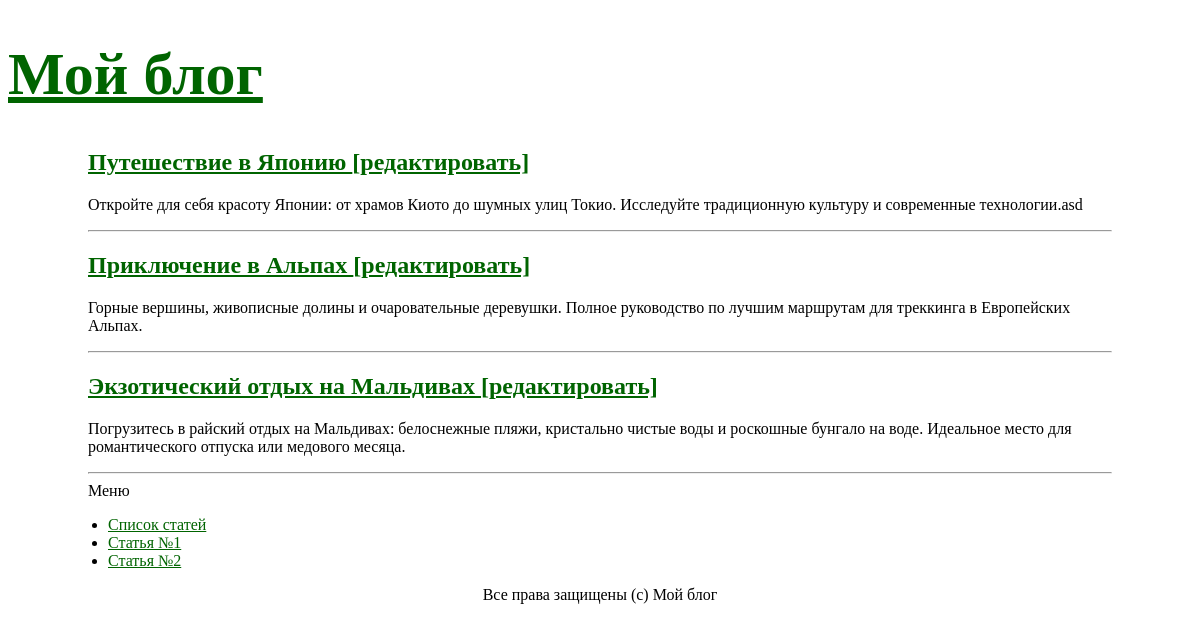
Page /lab10/index.php on the earlier database version.
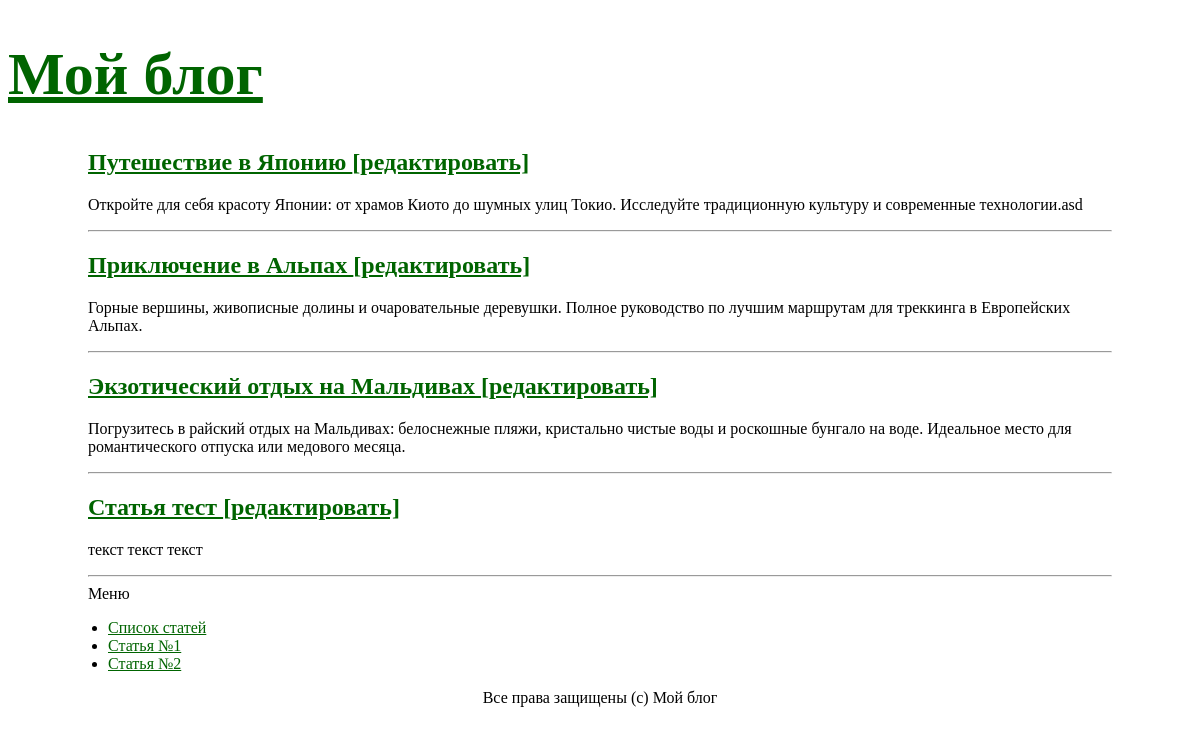
Same page on the later database version.
### tables this page shows
CREATE TABLE articles (
    id INTEGER PRIMARY KEY AUTOINCREMENT,
    author_id INTEGER NOT NULL,
    name TEXT NOT NULL,
    text TEXT NOT NULL,
    created_at TEXT NOT NULL DEFAULT CURRENT_TIMESTAMP,
    FOREIGN KEY (author_id) REFERENCES users(id)
);

### lab10/src/MyProject/Controllers/MainController.php (called while the page is built, shortened)
<?php
class MainController
{
    private $view;
    public function __construct()
    {
        $this->view = new View(__DIR__ . '/../../../templates');
    }
    public function main()
    {
        $articles = Article::findAll();
        $this->view->renderHtml('main/main.php', ['articles' => $articles]);
    }
}

### lab10/src/settings.php (called while the page is built)
<?php
return [
    'db' => [
        'driver' => 'sqlite',
        'dbname' => 'database.db',
    ],
];

### lab10/src/MyProject/Services/Db.php (called while the page is built, shortened)
<?php
class Db
{
    private $pdo;
    private static $instance;
    private function __construct()
    {
        $dbOptions = (require __DIR__ . '/../../settings.php')['db'];
        $dbPath = __DIR__ . '/../../' . $dbOptions['dbname'];
        $this->pdo = new \PDO(
            'sqlite:' . $dbPath,
            null,
            null,
            [
                \PDO::ATTR_ERRMODE => \PDO::ERRMODE_EXCEPTION,
                \PDO::ATTR_DEFAULT_FETCH_MODE => \PDO::FETCH_ASSOC,
            ]
        );
        $sqlFile = __DIR__ . '/../../../database.sql';
        if (file_exists($sqlFile)) {
            $sql = file_get_contents($sqlFile);
            $this->pdo->exec($sql);
        }
    }
    public function query(string $sql, $params = [], string $className = \stdClass::class): ?array
    {
        $sth = $this->pdo->prepare($sql);
        $result = $sth->execute($params);
        if ($className !== \stdClass::class) {
            $sth->setFetchMode(\PDO::FETCH_CLASS, $className);
        }
        return $sth->fetchAll();
    }
    public static function getInstance(): self
    {
        if (self::$instance === null) {
            self::$instance = new self();
        }
        return self::$instance;
    }
}

### lab10/src/MyProject/Models/ActiveRecordEntity.php (called while the page is built, shortened)
<?php
abstract class ActiveRecordEntity
{
    protected $id;
    public function getId(): int
    {
        return $this->id;
    }
    private function underscoreToCamelCase(string $source): string
    {
        return lcfirst(str_replace('_', '', ucwords($source, '_')));
    }
    public static function findAll(): array
    {
        $db = Db::getInstance();
        return $db->query('SELECT * FROM `' . static::getTableName() . '`;', [], static::class);
    }
}

### lab10/src/MyProject/Models/Articles/Article.php (called while the page is built, shortened)
<?php
class Article extends ActiveRecordEntity
{
    protected $name;
    protected $text;
    public function getName(): string
    {
        return $this->name;
    }
    public function getText(): string
    {
        return $this->text;
    }
    protected static function getTableName(): string
    {
        return 'articles';
    }
}

### lab10/templates/main/main.php (the view, shortened to what this page needs)
<?php
include __DIR__ . '/../header.php';
?>
<?php foreach ($articles as $article): ?>
    <article class="article-preview">
        <h2>
            <a href="/lab10/articles/<?= $article->getId() ?>">
                <?= htmlspecialchars($article->getName(), ENT_QUOTES, 'UTF-8') ?>
            </a>
            <a href="/lab10/article/<?= $article->getId() ?>/edit" class="edit-link">[редактировать]</a>
        </h2>
        <p><?= nl2br(htmlspecialchars($article->getText(), ENT_QUOTES, 'UTF-8')) ?></p>
        <hr>
    </article>
<?php endforeach; ?>
<?php include __DIR__ . '/../footer.php'; ?>

### lab10/templates/header.php (shortened to what this page needs)
<!DOCTYPE html>
<html lang="ru">
<head>
    <link rel="stylesheet" href="/lab10/style.css">
</head>
<body>
    <div class="page">
        <header class="header">
            <h1 class="site-title"><a href="/lab10">Мой блог</a></h1>
        </header>
        <div class="layout">
            <main class="content">

### lab10/templates/footer.php
</main>
<aside class="sidebar">
    <div class="sidebar-title">Меню</div>
    <ul>
        <li><a href="/lab10">Список статей</a></li>
        <li><a href="/lab10/articles/1">Статья №1</a></li>
        <li><a href="/lab10/articles/2">Статья №2</a></li>
    </ul>
</aside>
</div>
<footer class="footer">Все права защищены (c) Мой блог</footer>
</div>
</body>
</html>

### lab10/index.php (shortened to what this page needs)
<?php
spl_autoload_register(static function (string $className): void {
    $prefix = 'MyProject\\';
    $relativePath = substr($className, strlen($prefix));
    $fileName = __DIR__ . '/src/MyProject/' . str_replace('\\', '/', $relativePath) . '.php';
});
$routes = require __DIR__ . '/src/routes.php';
$path = parse_url($_SERVER['REQUEST_URI'] ?? '/', PHP_URL_PATH) ?? '/';
$scriptName = $_SERVER['SCRIPT_NAME'] ?? '';
$basePath = str_replace('\\', '/', dirname($scriptName));
if ($basePath !== '/' && $basePath !== '.') {
    if (str_starts_with($path, $basePath)) {
        $path = substr($path, strlen($basePath)) ?: '/';
    }
}
$path = ltrim($path, '/');
if ($path === 'index.php') {
    $path = '';
}
foreach ($routes as $pattern => [$controllerClass, $actionName]) {
    if (preg_match($pattern, $path, $matches) !== 1) {
        continue;
    }
    array_shift($matches);
    $arguments = array_map(static function ($value) {
        if (is_string($value) && ctype_digit($value)) {
            return (int) $value;
        }
        return $value;
    }, $matches);
    $controller = new $controllerClass();
    $controller->$actionName(...$arguments);
    return;
}

Differences in the rows shown:
added articles: name "Статья тест", text "текст текст текст"
